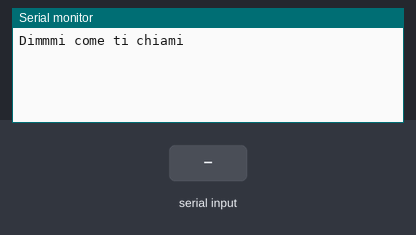
Bench run of a sketch on a simulated Arduino Uno, built with avr-gcc and run on an emulated ATmega328P. On the bench: the last lines printed to the serial monitor. The inputs (shaded band) are chosen by the test bench.

Above: at 1.2 s.
1.3 s: "90,45\n" received over Serial
At 3.2 s:
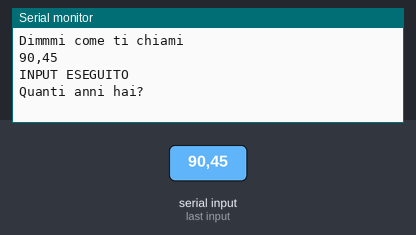
3.8 s: "30,150\n" received over Serial
At 5.6 s:
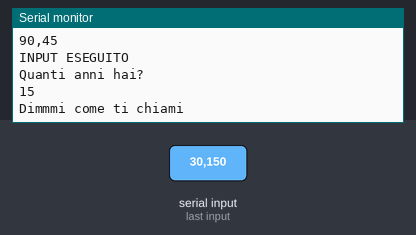

Measured:
- after the input at 1.3 s, the serial monitor: prints a new line after 1.0 s (image 1)
- after the input at 3.8 s, the serial monitor: prints a new line after 1.0 s (image 2)

The sketch:

provaSeriale.ino
```cpp
void setup() {
  // put your setup code here, to run once:
Serial.begin(9600);

}

void loop() {
  // put your main code here, to run repeatedly:
Serial.println("Dimmmi come ti chiami");
while(Serial.available()==0){}//il while ed il readstring dovono essere sempre utilizzati assieme altrimenti il ciclo entra in un loop
String nome = Serial.readString();
Serial.println(nome);
Serial.println("INPUT ESEGUITO");
Serial.println("Quanti anni hai?");
while(Serial.available()==0){}
int anni = Serial.readString().toInt();
Serial.println(anni/2);
//non inizializzare le variabili quando le dichiari
//ricomincia il prigramma
setup();

}
//i metodi non devono avere riferimenti a variabili globali
```
